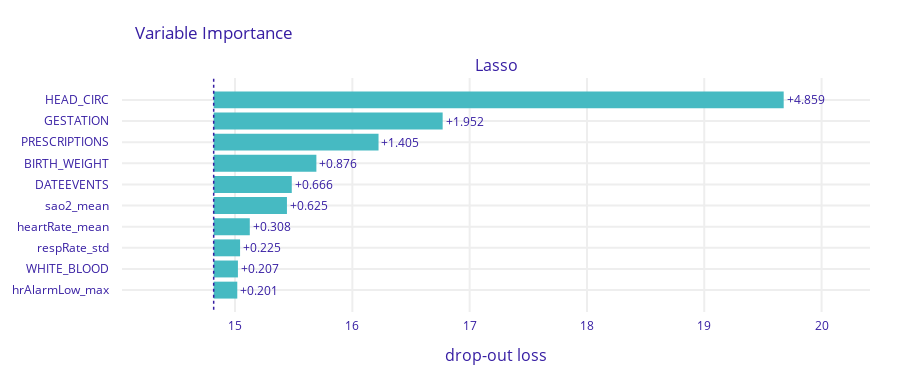

Here is the notebook cell this chart was saved with:
### Code cell
res = explainability(Lasso(alpha=0.1), 
                    train_dfs[0], test_data)
res

### Figure 1 — Plotly figure (JSON) as saved in the notebook; plotly's stock layout.template omitted (floating-point values rounded to 4 significant figures)
{"data": [{"base": 14.82, "hoverinfo": "text", "hoverlabel": {"bgcolor": "rgba(0,0,0,0.8)"}, "hovertext": ["Model: Lasso loss after<br>variable: HEAD_CIRC is permuted: 19.677<br>Drop-out loss change: +4.859", "Model: Lasso loss after<br>variable: GESTATION is permuted: 16.77<br>Drop-out loss change: +1.952", "Model: Lasso loss after<br>variable: PRESCRIPTIONS is permuted: 16.223<br>Drop-out loss change: +1.405", "Model: Lasso loss after<br>variable: BIRTH_WEIGHT is permuted: 15.693<br>Drop-out loss change: +0.876", "Model: Lasso loss after<br>variable: DATEEVENTS is permuted: 15.484<br>Drop-out loss change: +0.666", "Model: Lasso loss after<br>variable: sao2_mean is permuted: 15.443<br>Drop-out loss change: +0.625", "Model: Lasso loss after<br>variable: heartRate_mean is permuted: 15.126<br>Drop-out loss change: +0.308", "Model: Lasso loss after<br>variable: respRate_std is permuted: 15.043<br>Drop-out loss change: +0.225", "Model: Lasso loss after<br>variable: WHITE_BLOOD is permuted: 15.025<br>Drop-out loss change: +0.207", "Model: Lasso loss after<br>variable: hrAlarmLow_max is permuted: 15.019<br>Drop-out loss change: +0.201"], "marker": {"color": "#46bac2"}, "orientation": "h", "showlegend": false, "text": ["+4.859", "+1.952", "+1.405", "+0.876", "+0.666", "+0.625", "+0.308", "+0.225", "+0.207", "+0.201"], "textposition": "outside", "type": "bar", "x": [4.859, 1.952, 1.405, 0.8755, 0.6657, 0.6247, 0.3079, 0.225, 0.2067, 0.2013], "xaxis": "x", "y": ["HEAD_CIRC", "GESTATION", "PRESCRIPTIONS", "BIRTH_WEIGHT", "DATEEVENTS", "sao2_mean", "heartRate_mean", "respRate_std", "WHITE_BLOOD", "hrAlarmLow_max"], "yaxis": "y"}], "layout": {"annotations": [{"font": {"size": 16}, "showarrow": false, "text": "Lasso", "x": 0.5, "xanchor": "center", "xref": "paper", "y": 1, "yanchor": "bottom", "yref": "paper"}, {"font": {"size": 16}, "showarrow": false, "text": "drop-out loss", "x": 0.5, "xanchor": "center", "xref": "paper", "y": 0, "yanchor": "top", "yref": "paper", "yshift": -30}], "font": {"color": "#371ea3"}, "height": 383, "margin": {"b": 71, "r": 30, "t": 78}, "shapes": [{"line": {"color": "#371ea3", "dash": "dot", "width": 1.5}, "type": "line", "x0": 14.82, "x1": 14.82, "xref": "x", "y0": -1, "y1": 10, "yref": "y"}], "title": {"text": "Variable Importance", "x": 0.15}, "xaxis": {"anchor": "y", "automargin": true, "domain": [0, 1], "fixedrange": true, "gridwidth": 2, "range": [14.04, 20.41], "tickcolor": "white", "ticklen": 3, "ticks": "outside", "type": "linear", "zeroline": false}, "yaxis": {"anchor": "x", "automargin": true, "autorange": "reversed", "domain": [0, 1], "fixedrange": true, "gridwidth": 2, "tickcolor": "white", "ticklen": 10, "ticks": "outside", "type": "category"}}}
